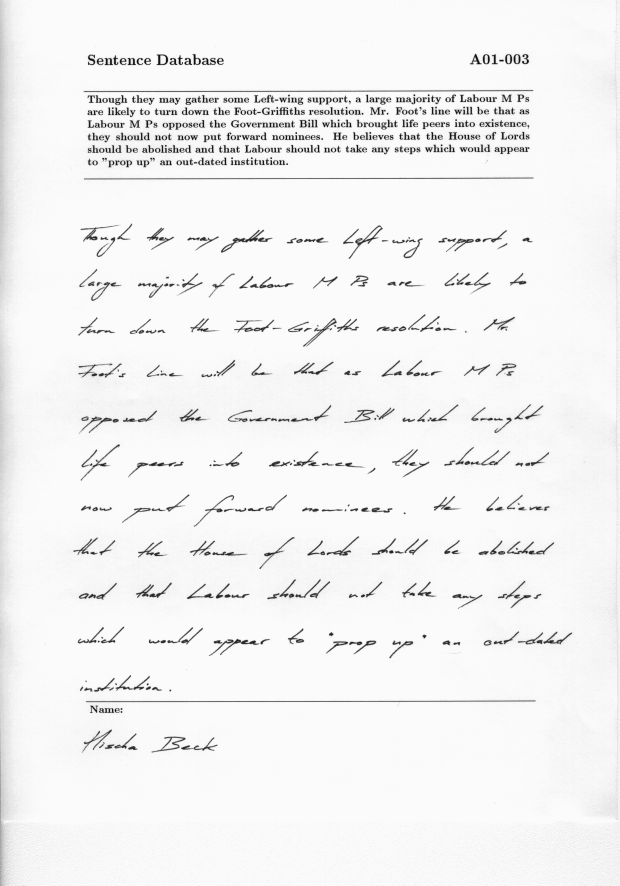
#> input picture Forms/p3.png, 2479 x 3542 px, found by its file name (shown at 1/4 size)
$ python trail1.py
#> lines starting #> are read from the running program, lines starting #| are printed output that depends on the picture; after the words box and inside, x2 and y2 are one past the last pixel; in counts of white or black regions, pixels touching at a corner belong together
import cv2
import numpy as np


image = cv2.imread('p3.png', cv2.IMREAD_GRAYSCALE)
#> image is the input picture: shape (3542, 2479); min 15, max 251, mean 242.3
image = cv2.resize(image, (700,700))
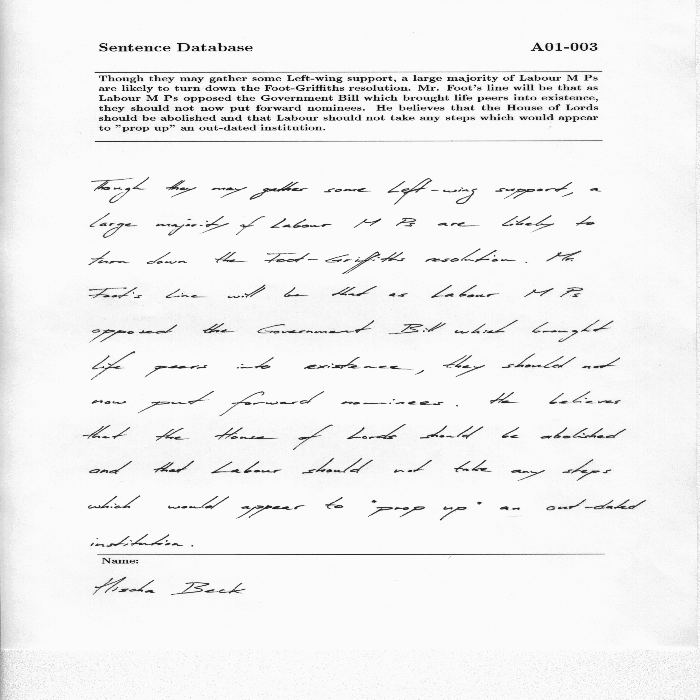
#> image: shape (700, 700); min 15, max 251, mean 242.3

(thresh, im_bw) = cv2.threshold(image, 200, 255, cv2.THRESH_BINARY | cv2.THRESH_OTSU)
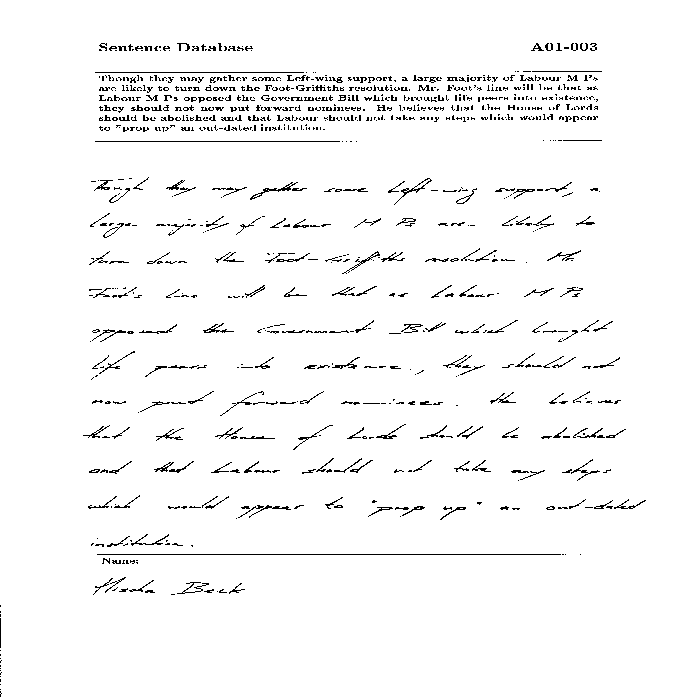
#> im_bw: shape (700, 700); 96.8% white; black in thin lines or dots, all inside (x1, y1, x2, y2) = (0, 43, 646, 697)
#> thresh = 163
im_bw = cv2.resize(im_bw,(700,700))

rows = image.shape[0]
#> rows = 700
columns = image.shape[1]
#> columns = 700

cmin = columns + 100000
#> cmin = 100700
cmax = -1
rmin = rows + 100000
#> rmin = 100700
rmax = -1

for r in range(0,rows):
    for c in range(0,columns):
        if im_bw[r][c] == 255:
            if cmin > c:
                cmin = c
            if cmax < c:
                cmax = c
            if rmin > r:
                rmin = r
            if rmax < r:
                rmax = r
#> after the loop, cmax = 699; cmin = 0; rmax = 699; rmin = 0

print(cmin)
#| 0
print(cmax)
#| 699
print(rmin)
#| 0
print(rmax)
#| 699


cv2.waitKey(0)
cv2.destroyAllWindows()

$ run again, with Forms/p1.png copied over Forms/p3.png
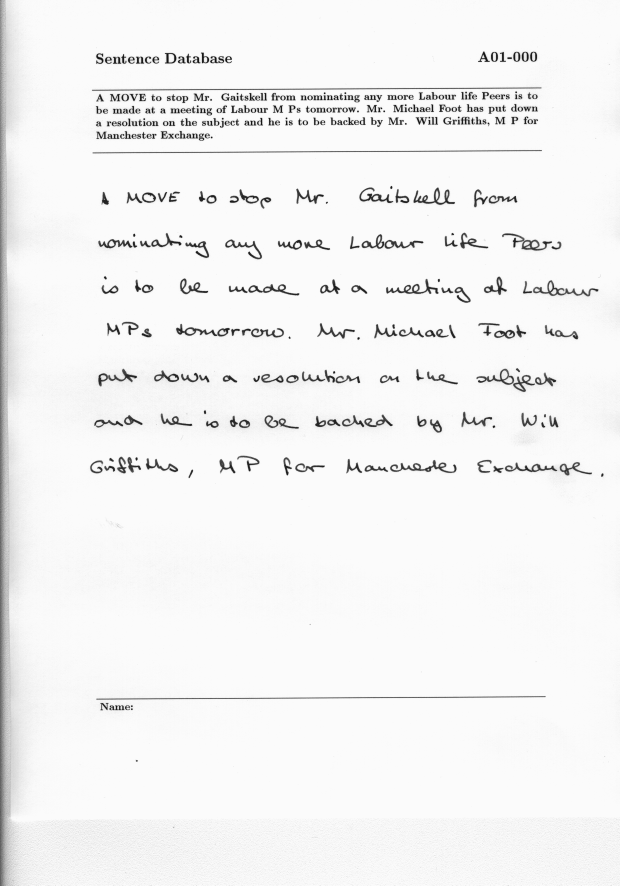
#> input picture Forms/p1.png, 2479 x 3542 px, found by its file name (shown at 1/4 size)
#> image is the input picture: shape (3542, 2479); min 14, max 251, mean 242.8
#> `image = cv2.resize(image, (700,700))`:
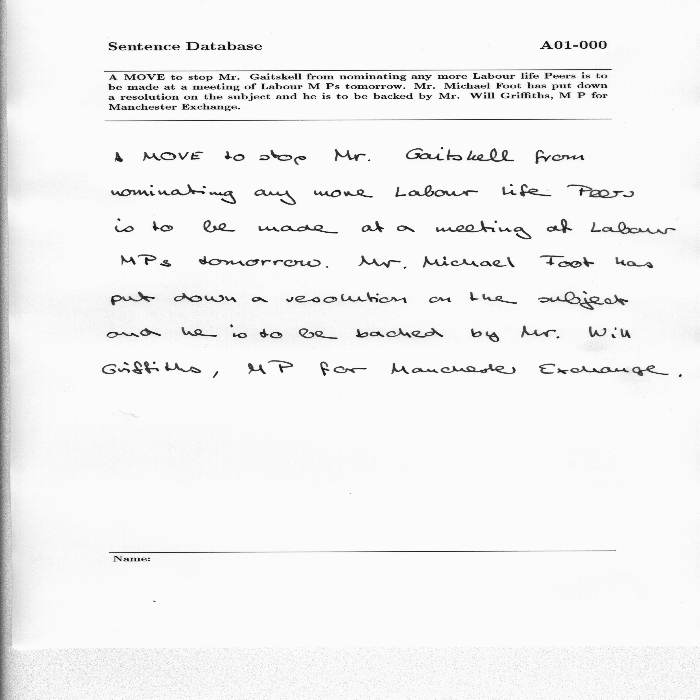
#> image: shape (700, 700); min 16, max 251, mean 242.8
#> `(thresh, im_bw) = cv2.threshold(image, 200, 255, cv2.THRESH_BINARY | c..`:
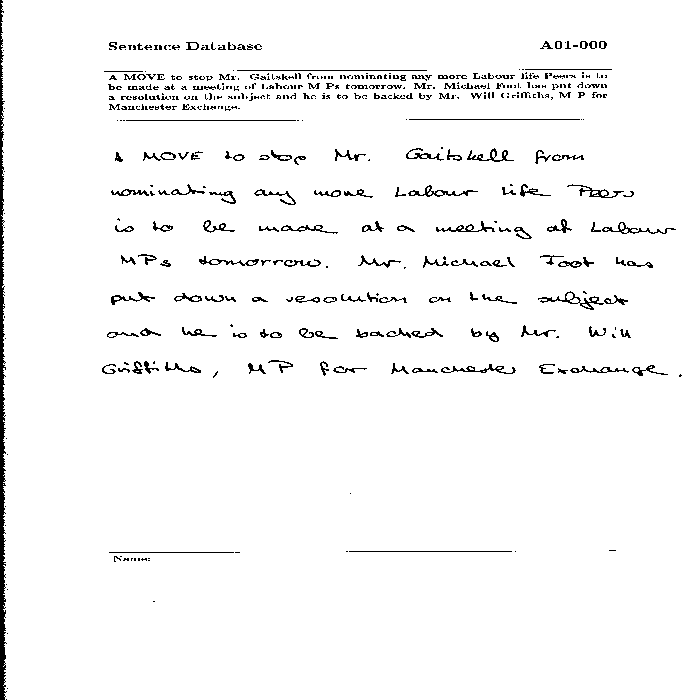
#> im_bw: shape (700, 700); 96.8% white; black in thin lines or dots
#> thresh = 165
#| 1
#| 699
#| 0
#| 699

$ run again, with Forms/p12.png copied over Forms/p3.png
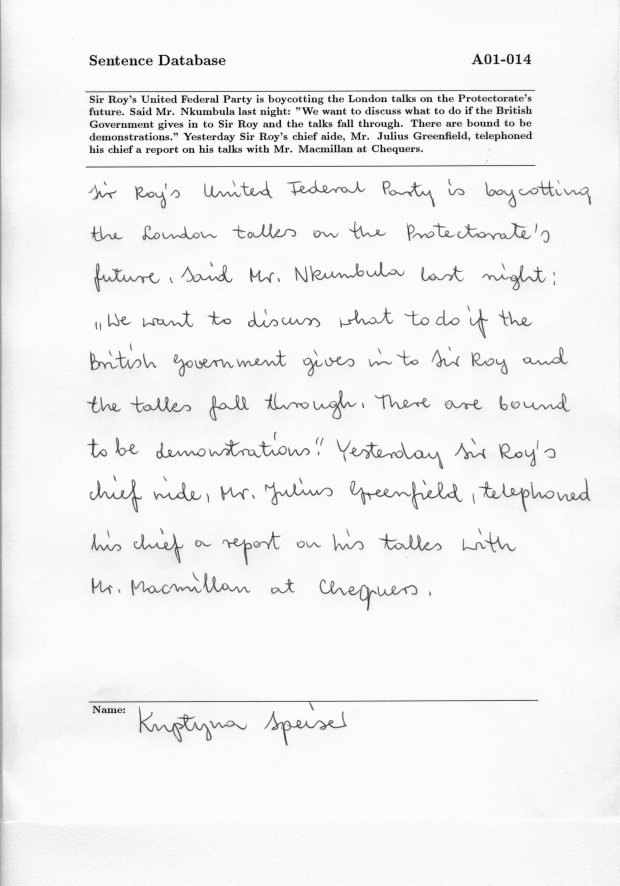
#> input picture Forms/p12.png, 2479 x 3542 px, found by its file name (shown at 1/4 size)
#> image is the input picture: shape (3542, 2479); min 14, max 251, mean 242.3
#> `image = cv2.resize(image, (700,700))`:
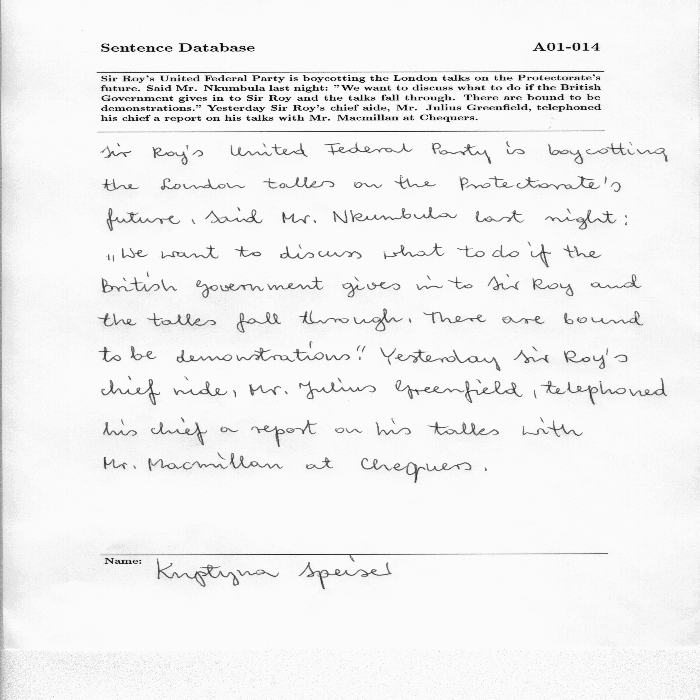
#> image: shape (700, 700); min 14, max 251, mean 242.2
#> `(thresh, im_bw) = cv2.threshold(image, 200, 255, cv2.THRESH_BINARY | c..`:
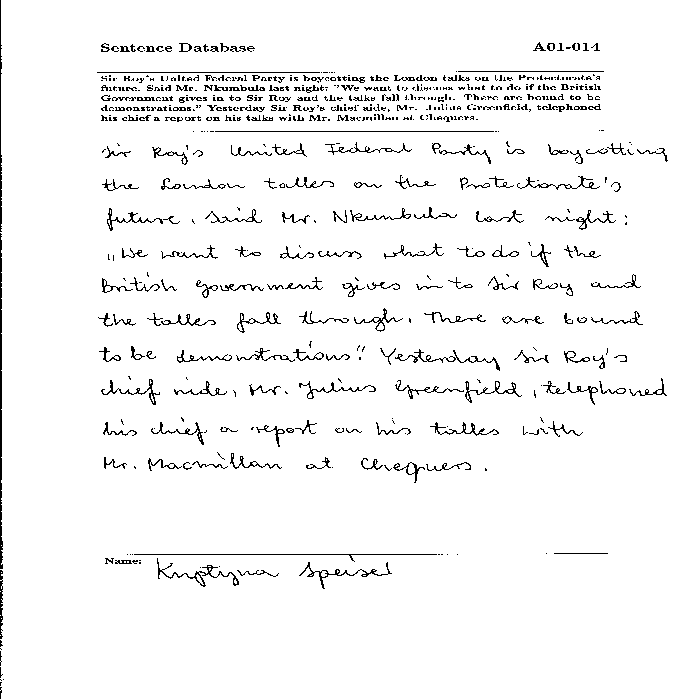
#> im_bw: shape (700, 700); 96.1% white; black in thin lines or dots
#> thresh = 176
#| 0
#| 699
#| 0
#| 699
